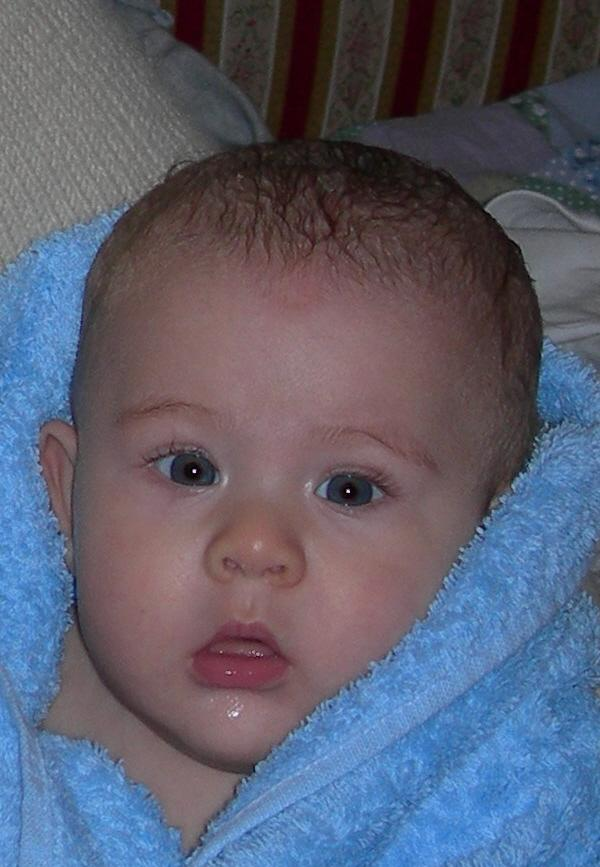
#> input picture immagini/azzurro.jpg, 600 x 867 px, found by its file name
$ python lab5_2.py
#> lines starting #> are read from the running program, lines starting #| are printed output that depends on the picture; after the words box and inside, x2 and y2 are one past the last pixel; in counts of white or black regions, pixels touching at a corner belong together
import numpy as np
import skimage.io as io
import matplotlib.pyplot as plt
from skimage.color import rgb2hsv, hsv2rgb
from skimage.exposure import equalize_hist
from scipy.ndimage import gaussian_filter
plt.close('all')
x=np.float64(io.imread('Immagini/azzurro.jpg'))/255
plt.figure(1)
plt.imshow(x)

y=rgb2hsv(x)
#> y: shape (867, 600, 3) float64; mean of channels 0, 1, 2 0.53, 0.327, 0.482
H=y[:,:,0]
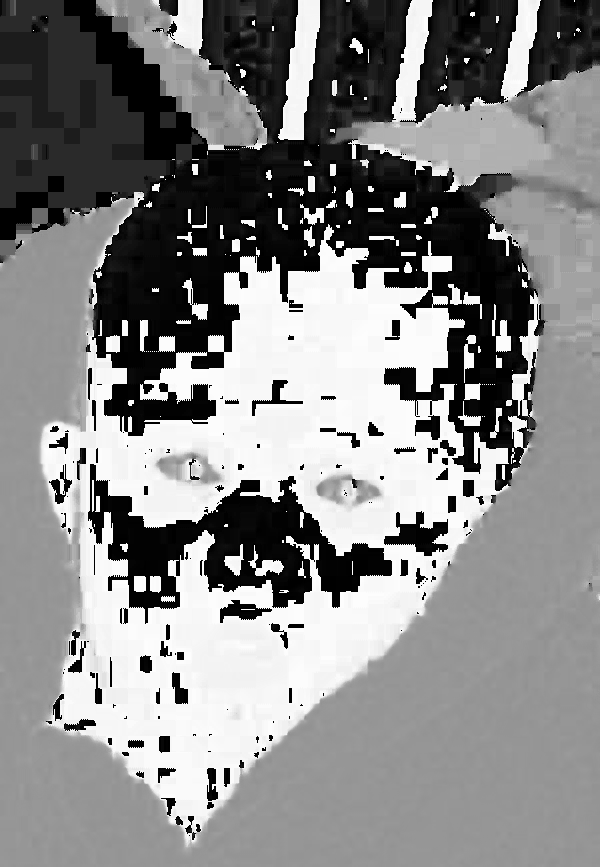
#> H: shape (867, 600) float64; min 0, max 0.996, mean 0.53
S=y[:,:,1]
V=y[:,:,2]
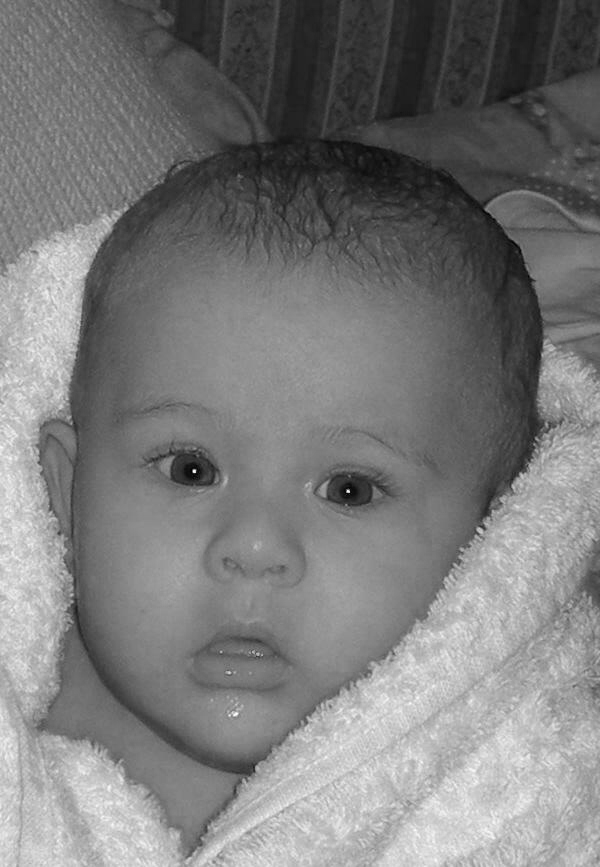
#> V: shape (867, 600) float64; min 0.00392, max 1, mean 0.482

mask_saturazione= S>0.4
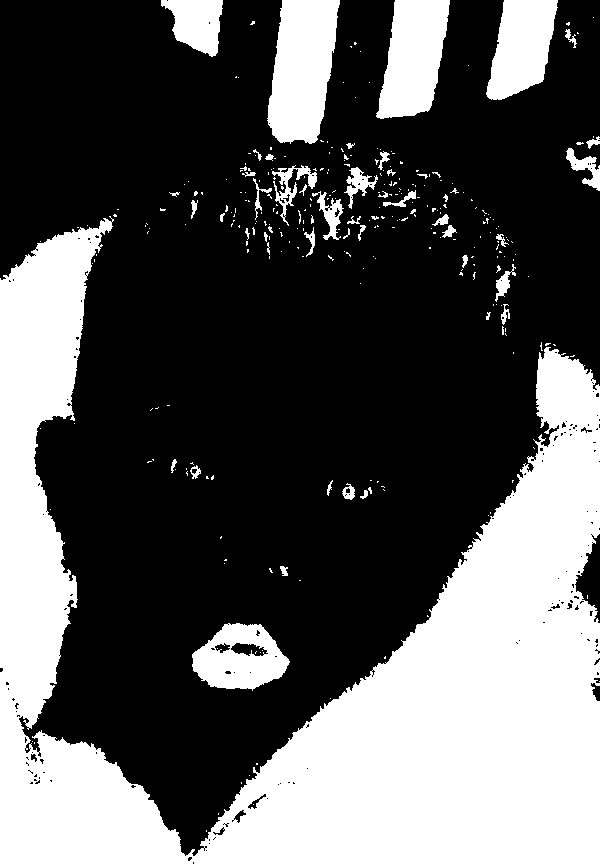
#> mask_saturazione: shape (867, 600) bool; 34.7% white; 305 white regions (256 under 20 px), largest, box (x1, y1, x2, y2) and area: (0, 216, 600, 867) 149126, (267, 0, 340, 144) 7849, (376, 0, 450, 119) 6225
mask_v=V>0.5
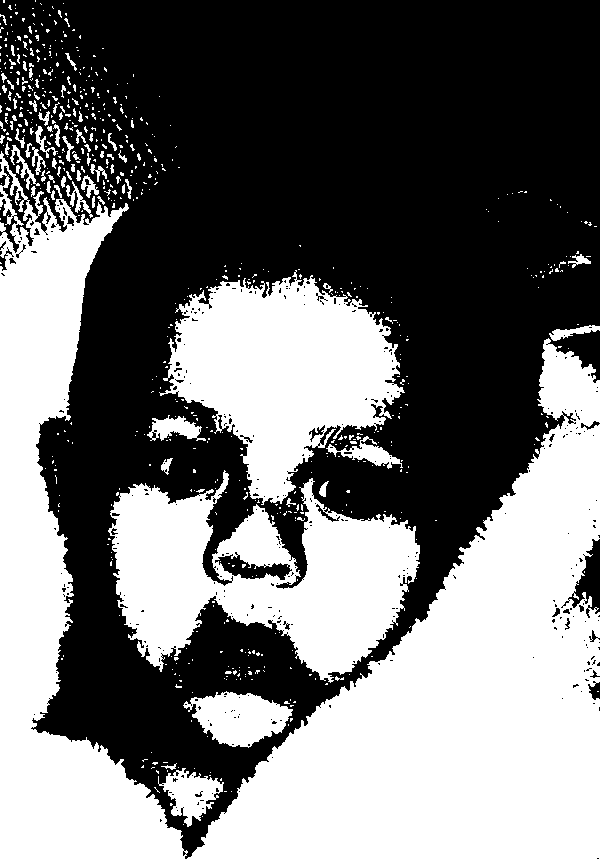
#> mask_v: shape (867, 600) bool; 45.4% white; 679 white regions (599 under 20 px), largest, box (x1, y1, x2, y2) and area: (0, 151, 600, 867) 154471, (108, 470, 420, 683) 35703, (159, 270, 405, 505) 31800
mask=mask_saturazione&mask_v
#> mask: shape (867, 600) bool; 28.2% white; 50 white regions (49 under 20 px), largest, box (x1, y1, x2, y2) and area: (0, 217, 600, 867) 146354

H=0.0*mask + H*(1-mask)
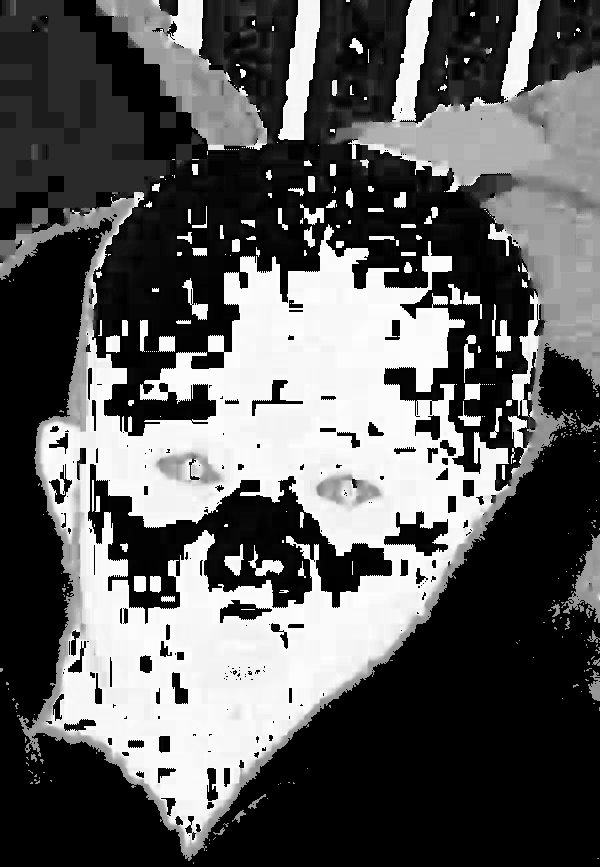
#> H: shape (867, 600) float64; min 0, max 0.996, mean 0.365
S=1*mask + S*(1-mask)
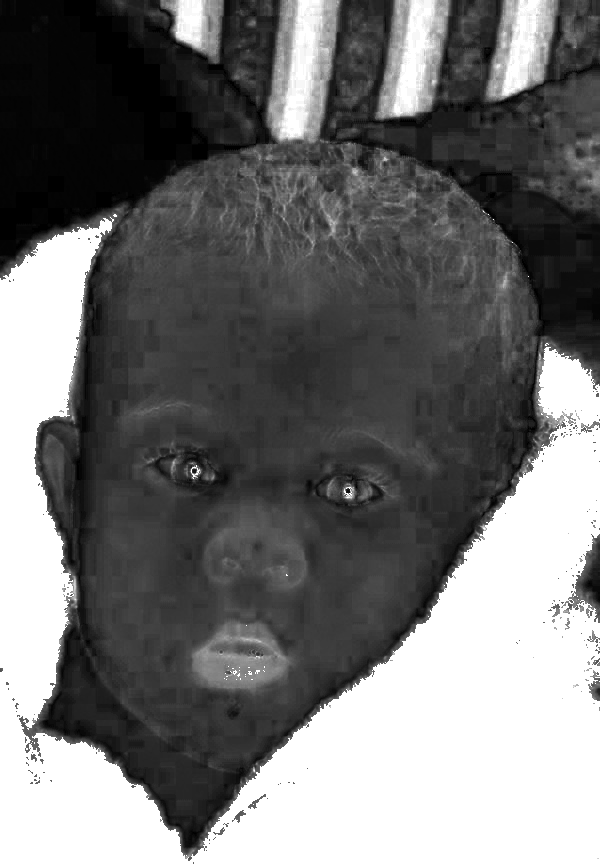
#> S: shape (867, 600) float64; min 0, max 1, mean 0.452

y=np.stack((H,S,V), 2)
#> y: shape (867, 600, 3) float64; mean of channels 0, 1, 2 0.365, 0.452, 0.482

z=hsv2rgb(y)
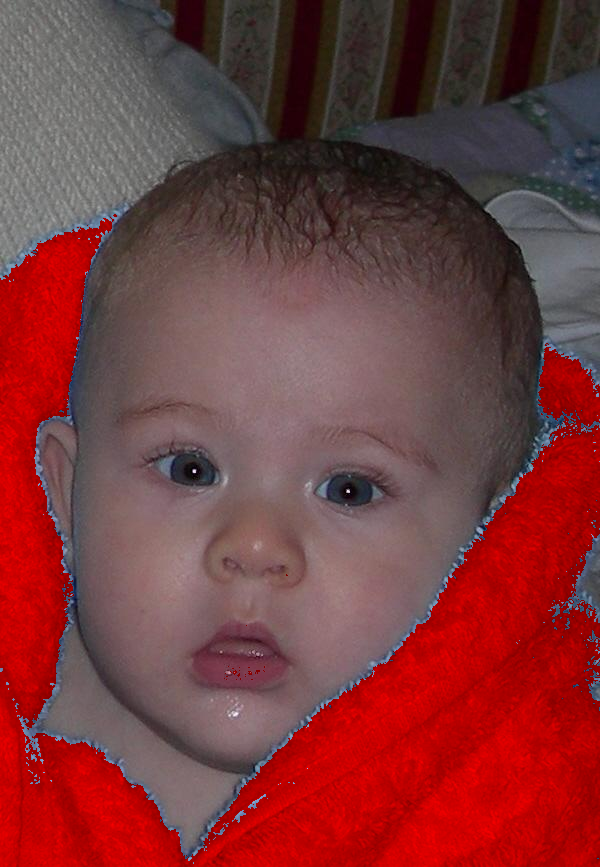
#> z: shape (867, 600, 3) float64; mean R, G, B 0.474, 0.225, 0.23


plt.figure(2)
plt.imshow(z)
